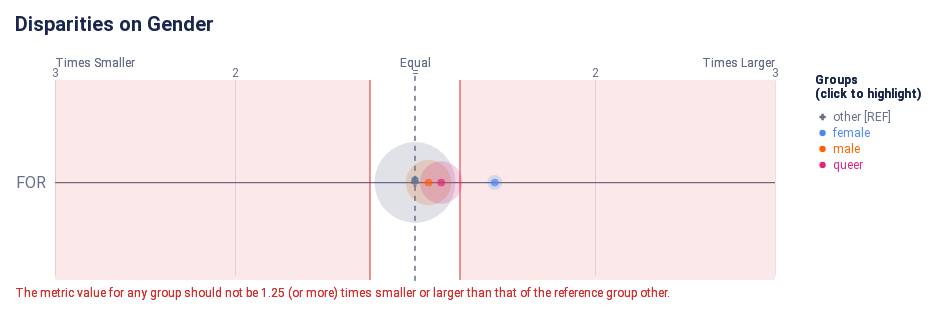

This figure's notebook cell:
### Code cell
audit.disparity_plot(attribute="gender", metrics=["for"])

### Figure 1 — Vega-Lite specification as saved in the notebook (floating-point values rounded to 4 significant figures)
{"config": {"view": {"continuousWidth": 300, "continuousHeight": 300, "strokeWidth": 0}, "axisLeft": {"labelColor": "rgb(102, 111, 137)", "labelFont": "Roboto, Arial, sans-serif", "labelFontSize": 16}, "title": {"anchor": "start", "color": "rgb(25, 39, 78)", "font": "Roboto, Arial, sans-serif", "fontSize": 20, "fontWeight": "bold", "offset": 20}}, "layer": [{"data": {"name": "data-919333bf027eddf50250d4160bf9544f"}, "mark": {"type": "rule", "stroke": "rgb(102, 111, 137)", "strokeWidth": 1.25, "tooltip": null}, "encoding": {"x": {"field": "x", "scale": {"domain": [-2, 2], "range": [40.0, 760.0]}, "type": "quantitative"}, "x2": {"field": "x2"}, "y": {"axis": {"domain": false, "labelAngle": 0, "labelPadding": -30, "orient": "left", "ticks": false, "title": null}, "field": "metric", "scale": {"domain": ["FOR"], "range": [30, 225.0]}, "type": "nominal"}}}, {"data": {"name": "data-de84bc8c822dac0bd3b12b0342548471"}, "mark": {"type": "rule", "stroke": "rgb(102, 111, 137)", "strokeDash": [5, 5], "strokeWidth": 1}, "encoding": {"tooltip": {"value": "other [REF]"}, "x": {"value": 400.0}, "y": {"value": 20.83}, "y2": {"value": 229.2}}}, {"data": {"name": "data-5301160e2632d994a912fb62c574b38d"}, "mark": {"type": "text", "align": "center", "color": "rgb(102, 111, 137)", "font": "Roboto, Arial, sans-serif", "fontSize": 12, "fontWeight": "normal", "tooltip": null}, "encoding": {"text": {"field": "label", "type": "nominal"}, "x": {"field": "value", "scale": {"domain": [-2, 2], "range": [40.0, 760.0]}, "type": "quantitative"}, "y": {"value": 17.5}}}, {"layer": [{"mark": {"type": "text", "align": "left", "fill": "rgb(102, 111, 137)", "font": "Roboto, Arial, sans-serif", "fontSize": 12, "fontWeight": "normal", "tooltip": null}, "encoding": {"text": {"value": "Times Smaller"}, "x": {"value": 40.0}, "y": {"value": 7.5}}}, {"mark": {"type": "text", "align": "right", "fill": "rgb(102, 111, 137)", "font": "Roboto, Arial, sans-serif", "fontSize": 12, "fontWeight": "normal", "tooltip": null}, "encoding": {"text": {"value": "Times Larger"}, "x": {"value": 760.0}, "y": {"value": 7.5}}}, {"mark": {"type": "text", "align": "center", "fill": "rgb(102, 111, 137)", "font": "Roboto, Arial, sans-serif", "fontSize": 12, "fontWeight": "normal", "tooltip": null}, "encoding": {"text": {"value": "Equal"}, "x": {"value": 400.0}, "y": {"value": 7.5}}}], "data": {"name": "data-de84bc8c822dac0bd3b12b0342548471"}}, {"layer": [{"mark": {"type": "rule", "opacity": 0.8, "stroke": "rgb(211, 47, 47)", "strokeWidth": 1.25, "tooltip": null}, "encoding": {"x": {"field": "min", "scale": {"domain": [-2, 2], "range": [40.0, 760.0]}, "type": "quantitative"}, "y": {"value": 25.0}, "y2": {"value": 225.0}}}, {"mark": {"type": "rule", "opacity": 0.8, "stroke": "rgb(211, 47, 47)", "strokeWidth": 1.25, "tooltip": null}, "encoding": {"x": {"field": "max", "scale": {"domain": [-2, 2], "range": [40.0, 760.0]}, "type": "quantitative"}, "y": {"value": 25.0}, "y2": {"value": 225.0}}}, {"layer": [{"mark": {"type": "rect", "fill": "rgb(211, 47, 47)", "opacity": 0.1, "tooltip": null}, "encoding": {"x": {"field": "min", "scale": {"domain": [-2, 2], "range": [40.0, 760.0]}, "type": "quantitative"}, "x2": {"field": "lower_end"}, "y": {"value": 25.0}, "y2": {"value": 225.0}}}, {"mark": {"type": "rect", "fill": "rgb(211, 47, 47)", "opacity": 0.1, "tooltip": null}, "encoding": {"x": {"field": "max", "scale": {"domain": [-2, 2], "range": [40.0, 760.0]}, "type": "quantitative"}, "x2": {"field": "upper_end"}, "y": {"value": 25.0}, "y2": {"value": 225.0}}}]}, {"layer": [{"mark": {"type": "text", "align": "left", "baseline": "top", "fill": "rgb(211, 47, 47)", "font": "Roboto, Arial, sans-serif", "fontSize": 12, "fontWeight": "normal", "tooltip": null}, "encoding": {"text": {"value": "The metric value for any group should not be 1.25 (or more) times smaller or larger than that of the reference group other."}, "x": {"value": 0}, "y": {"value": 233.3}}}], "data": {"name": "data-de84bc8c822dac0bd3b12b0342548471"}}], "data": {"name": "data-f6c9b01b2d2ca106ef2a532bc000e3e1"}}, {"layer": [{"data": {"name": "empty"}, "mark": {"type": "circle"}}, {"data": {"name": "data-5d8dcbb0a763478ba1c0b02a020af2d1"}, "mark": {"type": "circle", "cursor": "pointer", "opacity": 0.2}, "encoding": {"color": {"condition": {"param": "param_9", "empty": true, "field": "attribute_value", "legend": null, "scale": {"domain": ["other", "female", "male", "queer"], "range": ["rgb(102, 111, 137)", "rgb(76, 136, 238)", "rgb(254, 97, 0)", "rgb(220, 38, 127)", "rgb(255, 176, 0)", "rgb(150, 95, 230)"]}, "type": "nominal"}, "value": "rgb(225, 226, 231)"}, "size": {"field": "group_size", "legend": null, "scale": {"domain": [0, 738.0], "range": [0, 7854.0]}, "type": "quantitative"}, "tooltip": [{"field": "attribute_value", "title": "Group", "type": "nominal"}, {"field": "tooltip_group_size", "title": "Group Size", "type": "nominal"}, {"field": "tooltip_disparity_explanation_for", "title": "Disparity", "type": "nominal"}, {"field": "for", "format": ".2f", "title": "FOR", "type": "quantitative"}], "x": {"axis": {"domain": false, "gridColor": "rgb(225, 226, 231)", "labels": false, "ticks": false, "title": null, "values": [1, 2, -2, -1]}, "field": "for_disparity_scaled", "scale": {"domain": [-2, 2], "range": [40.0, 760.0]}, "type": "quantitative"}, "y": {"axis": {"domain": false, "grid": false, "labels": false, "ticks": false, "title": null}, "field": "metric_variable", "scale": {"domain": ["FOR"], "range": [30, 225.0]}, "type": "nominal"}}, "name": "view_10", "transform": [{"calculate": "'FOR'", "as": "metric_variable"}]}, {"layer": [{"data": {"name": "empty"}, "mark": {"type": "point"}}, {"data": {"name": "data-5d8dcbb0a763478ba1c0b02a020af2d1"}, "mark": {"type": "point", "cursor": "pointer", "filled": true, "size": 60}, "encoding": {"color": {"condition": {"param": "param_9", "empty": true, "field": "attribute_value", "legend": null, "scale": {"domain": ["other", "female", "male", "queer"], "range": ["rgb(102, 111, 137)", "rgb(76, 136, 238)", "rgb(254, 97, 0)", "rgb(220, 38, 127)", "rgb(255, 176, 0)", "rgb(150, 95, 230)"]}, "type": "nominal"}, "value": "rgb(225, 226, 231)"}, "shape": {"field": "attribute_value", "legend": null, "scale": {"domain": ["other", "female", "male", "queer"], "range": ["cross", "circle", "circle", "circle"]}, "type": "nominal"}, "tooltip": [{"field": "attribute_value", "title": "Group", "type": "nominal"}, {"field": "tooltip_group_size", "title": "Group Size", "type": "nominal"}, {"field": "tooltip_disparity_explanation_for", "title": "Disparity", "type": "nominal"}, {"field": "for", "format": ".2f", "title": "FOR", "type": "quantitative"}], "x": {"axis": {"domain": false, "gridColor": "rgb(225, 226, 231)", "labels": false, "ticks": false, "title": null, "values": [1, 2, -2, -1]}, "field": "for_disparity_scaled", "scale": {"domain": [-2, 2], "range": [40.0, 760.0]}, "type": "quantitative"}, "y": {"axis": {"domain": false, "grid": false, "labels": false, "ticks": false, "title": null}, "field": "metric_variable", "scale": {"domain": ["FOR"], "range": [30, 225.0]}, "type": "nominal"}}, "name": "view_9", "transform": [{"calculate": "'FOR'", "as": "metric_variable"}]}]}]}, {"layer": [{"mark": {"type": "point", "cursor": "pointer", "filled": true, "opacity": 1, "size": 40}, "encoding": {"color": {"condition": {"param": "param_9", "empty": true, "field": "attribute_value", "legend": null, "scale": {"domain": ["other", "female", "male", "queer"], "range": ["rgb(102, 111, 137)", "rgb(76, 136, 238)", "rgb(254, 97, 0)", "rgb(220, 38, 127)", "rgb(255, 176, 0)", "rgb(150, 95, 230)"]}, "type": "nominal"}, "value": "rgb(225, 226, 231)"}, "shape": {"field": "attribute_value", "legend": null, "scale": {"domain": ["other", "female", "male", "queer"], "range": ["cross", "circle", "circle", "circle"]}, "type": "nominal"}, "x": {"value": 807.6}, "y": {"axis": {"domain": false, "grid": false, "labels": false, "ticks": false, "title": null}, "field": "attribute_value", "scale": {"domain": ["other", "female", "male", "queer"], "range": [54, 118]}, "type": "nominal"}}, "name": "view_11"}, {"mark": {"type": "text", "align": "left", "baseline": "middle", "cursor": "pointer", "font": "Roboto, Arial, sans-serif", "fontSize": 12, "fontWeight": "normal"}, "encoding": {"color": {"condition": {"param": "param_9", "empty": true, "field": "attribute_value", "legend": null, "scale": {"domain": ["other", "female", "male", "queer"], "range": ["rgb(102, 111, 137)", "rgb(76, 136, 238)", "rgb(254, 97, 0)", "rgb(220, 38, 127)", "rgb(255, 176, 0)", "rgb(150, 95, 230)"]}, "type": "nominal"}, "value": "rgb(225, 226, 231)"}, "text": {"field": "label", "type": "nominal"}, "x": {"value": 818.1}, "y": {"axis": {"domain": false, "grid": false, "labels": false, "ticks": false, "title": null}, "field": "attribute_value", "scale": {"domain": ["other", "female", "male", "queer"], "range": [54, 118]}, "type": "nominal"}}, "name": "view_12"}, {"data": {"name": "data-de84bc8c822dac0bd3b12b0342548471"}, "mark": {"type": "text", "align": "left", "baseline": "top", "color": "rgb(25, 39, 78)", "font": "Roboto, Arial, sans-serif", "fontSize": 12, "fontWeight": "bold"}, "encoding": {"text": {"value": "(click to highlight)"}, "x": {"value": 800}, "y": {"value": 34}}}, {"data": {"name": "data-de84bc8c822dac0bd3b12b0342548471"}, "mark": {"type": "text", "align": "left", "baseline": "top", "color": "rgb(25, 39, 78)", "font": "Roboto, Arial, sans-serif", "fontSize": 12, "fontWeight": "bold"}, "encoding": {"text": {"value": "Groups"}, "x": {"value": 800}, "y": {"value": 20}}}], "data": {"name": "data-8882ecd521a5b83e4d5f99be9cb58d3a"}}], "height": 250, "padding": {"top": 15, "bottom": 7.0, "left": 15, "right": 15}, "params": [{"name": "param_11", "select": {"type": "point", "fields": ["attribute_value"]}, "views": ["view_10"]}, {"name": "param_10", "select": {"type": "point", "fields": ["attribute_value"]}, "views": ["view_9"]}, {"name": "param_9", "select": {"type": "point", "fields": ["attribute_value"]}, "views": ["view_11"]}, {"name": "param_12", "select": {"type": "point", "fields": ["attribute_value"]}, "views": ["view_12"]}], "resolve": {"scale": {"size": "independent", "y": "independent"}}, "title": "Disparities on Gender", "usermeta": {"embedOptions": {"scaleFactor": 5, "downloadFileName": "disparity_chart"}}, "width": 800, "$schema": "https://vega.github.io/schema/vega-lite/v5.20.1.json", "datasets": {"data-919333bf027eddf50250d4160bf9544f": [{"metric": "FOR", "x": -2, "x2": 2}], "data-de84bc8c822dac0bd3b12b0342548471": [{"a": 1, "b": 0}, {"a": 1, "b": 0}], "data-5301160e2632d994a912fb62c574b38d": [{"value": 1, "label": 2}, {"value": 2, "label": 3}, {"value": -2, "label": 3}, {"value": -1, "label": 2}, {"value": 0, "label": "="}], "data-f6c9b01b2d2ca106ef2a532bc000e3e1": [{"min": -0.25, "max": 0.25, "lower_end": -2, "upper_end": 2}], "empty": [{}], "data-5d8dcbb0a763478ba1c0b02a020af2d1": [{"attribute_name": "gender", "attribute_value": "female", "group_size": 21, "total_entities": 1000, "for": 0.2381, "for_disparity": 1.443, "for_disparity_scaled": 0.4431, "tooltip_group_size": "21 (2.10%)", "tooltip_disparity_explanation_for": "1.44 times larger FOR than the reference group"}, {"attribute_name": "gender", "attribute_value": "male", "group_size": 194, "total_entities": 1000, "for": 0.1774, "for_disparity": 1.075, "for_disparity_scaled": 0.07538, "tooltip_group_size": "194 (19.40%)", "tooltip_disparity_explanation_for": "1.08 times larger FOR than the reference group"}, {"attribute_name": "gender", "attribute_value": "other", "group_size": 615, "total_entities": 1000, "for": 0.165, "for_disparity": 1.0, "for_disparity_scaled": 0.0, "tooltip_group_size": "615 (61.50%)", "tooltip_disparity_explanation_for": "Reference group"}, {"attribute_name": "gender", "attribute_value": "queer", "group_size": 170, "total_entities": 1000, "for": 0.189, "for_disparity": 1.146, "for_disparity_scaled": 0.1457, "tooltip_group_size": "170 (17.00%)", "tooltip_disparity_explanation_for": "1.15 times larger FOR than the reference group"}], "data-8882ecd521a5b83e4d5f99be9cb58d3a": [{"attribute_value": "other", "label": "other [REF]"}, {"attribute_value": "female", "label": "female"}, {"attribute_value": "male", "label": "male"}, {"attribute_value": "queer", "label": "queer"}]}}
